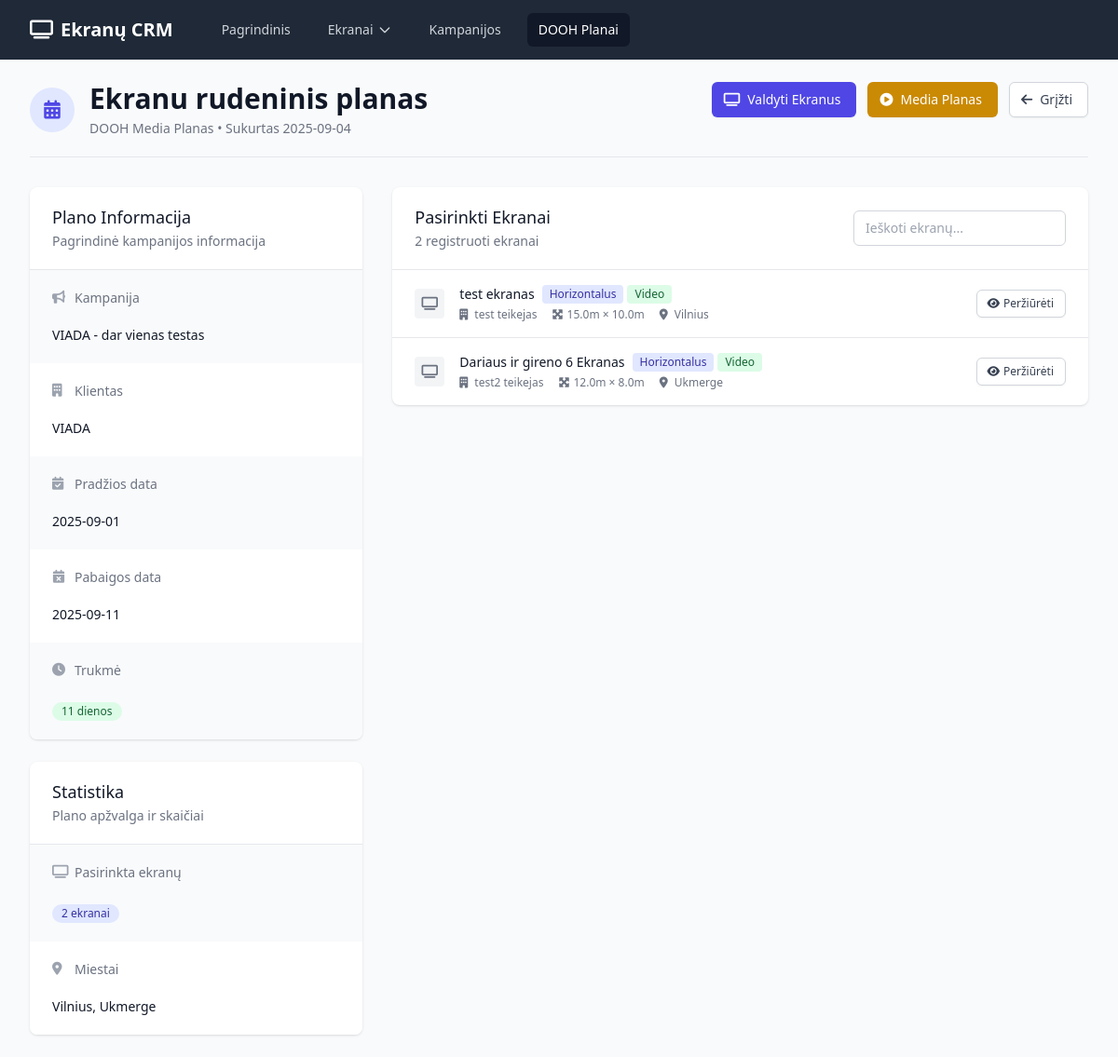
/dooh-plan/1, run on the app's committed database.
### app.py (models this page shows)
class DOOHPlan(db.Model):
    id = db.Column(db.Integer, primary_key=True)
    campaign_id = db.Column(db.Integer, db.ForeignKey('campaign.id'), nullable=False)
    name = db.Column(db.String(100), nullable=False)
    start_date = db.Column(db.Date, nullable=False)
    end_date = db.Column(db.Date, nullable=False)
    created_at = db.Column(db.DateTime, default=datetime.utcnow)
    screen_bookings = db.relationship('ScreenBooking', backref='dooh_plan', lazy=True, cascade='all, delete-orphan')

class Campaign(db.Model):
    id = db.Column(db.Integer, primary_key=True)
    client_id = db.Column(db.Integer, db.ForeignKey('client.id'), nullable=False)
    name = db.Column(db.String(100), nullable=False)
    description = db.Column(db.Text)
    start_date = db.Column(db.Date)
    end_date = db.Column(db.Date)
    budget = db.Column(db.Float)
    created_at = db.Column(db.DateTime, default=datetime.utcnow)
    dooh_plans = db.relationship('DOOHPlan', backref='campaign', lazy=True, cascade='all, delete-orphan')

class Client(db.Model):
    id = db.Column(db.Integer, primary_key=True)
    name = db.Column(db.String(100), nullable=False)
    email = db.Column(db.String(100))
    phone = db.Column(db.String(20))
    contact_person = db.Column(db.String(100))
    company = db.Column(db.String(100))
    created_at = db.Column(db.DateTime, default=datetime.utcnow)
    campaigns = db.relationship('Campaign', backref='client', lazy=True, cascade='all, delete-orphan')

class ScreenBooking(db.Model):
    id = db.Column(db.Integer, primary_key=True)
    dooh_plan_id = db.Column(db.Integer, db.ForeignKey('dooh_plan.id'), nullable=False)
    screen_id = db.Column(db.Integer, db.ForeignKey('screen.id'), nullable=False)
    screen_slots = db.relationship('ScreenSlot', backref='booking', lazy=True, cascade='all, delete-orphan')

class Screen(db.Model):
    id = db.Column(db.Integer, primary_key=True)
    provider_id = db.Column(db.Integer, db.ForeignKey('screen_provider.id'), nullable=False)
    name = db.Column(db.String(100), nullable=False)
    image_path = db.Column(db.String(200))
    position_description = db.Column(db.Text)
    comment = db.Column(db.Text)
    screen_type = db.Column(db.String(50), nullable=False)  # horizontal/vertical
    content_type = db.Column(db.String(50), nullable=False)  # video/static
    width = db.Column(db.Float, nullable=False)  # in meters
    height = db.Column(db.Float, nullable=False)  # in meters
    pixel_width = db.Column(db.Integer)
    pixel_height = db.Column(db.Integer)
    pixel_comment = db.Column(db.Text)
    gps_latitude = db.Column(db.Float)
    gps_longitude = db.Column(db.Float)
    city = db.Column(db.String(100), nullable=False)
    address = db.Column(db.String(200), nullable=False)
    side = db.Column(db.String(10))  # D-right, K-left
    created_at = db.Column(db.DateTime, default=datetime.utcnow)
    pricing_hours = db.relationship('ScreenPricing', backref='screen', lazy=True, cascade='all, delete-orphan')
    bookings = db.relationship('ScreenBooking', backref='screen', lazy=True)

class ScreenProvider(db.Model):
    id = db.Column(db.Integer, primary_key=True)
    name = db.Column(db.String(100), nullable=False)
    email = db.Column(db.String(100))
    phone = db.Column(db.String(20))
    contact_person = db.Column(db.String(100))
    created_at = db.Column(db.DateTime, default=datetime.utcnow)
    screens = db.relationship('Screen', backref='provider', lazy=True, cascade='all, delete-orphan')

### app.py (the view)
@app.route('/dooh-plan/<int:id>')
def dooh_plan_detail(id):
    plan = DOOHPlan.query.get_or_404(id)
    return render_template('dooh_plan_detail.html', plan=plan)

### templates/dooh_plan_detail.html (shortened to what this page needs)
{% extends "base.html" %}
{% block content %}
<div class="pb-5 border-b border-gray-200 mb-8">
    <div class="flex justify-between items-start">
        <div class="flex items-center">
            <div class="h-12 w-12 rounded-full bg-indigo-100 flex items-center justify-center mr-4">
                <i class="fas fa-calendar-alt text-indigo-600 text-xl"></i>
            </div>
            <div>
                <h1 class="text-3xl font-bold text-gray-900">{{ plan.name }}</h1>
                <p class="mt-1 text-sm text-gray-500">
                    DOOH Media Planas • Sukurtas {{ plan.created_at.strftime('%Y-%m-%d') }}
                </p>
            </div>
        </div>
        <div class="flex space-x-3">
            {% if plan.screen_bookings|length == 1 %}
            <a href="{{ url_for('screen_detail', id=plan.screen_bookings[0].screen.id) }}"
               class="inline-flex items-center px-4 py-2 border border-transparent text-sm font-medium rounded-md shadow-sm text-white bg-indigo-600 hover:bg-indigo-700 focus:outline-none focus:ring-2 focus:ring-offset-2 focus:ring-indigo-500">
                <i class="fas fa-tv -ml-1 mr-2"></i>
                Peržiūrėti Ekraną
            </a>
            {% else %}
            <a href="{{ url_for('dooh_plan_screens', id=plan.id) }}"
               class="inline-flex items-center px-4 py-2 border border-transparent text-sm font-medium rounded-md shadow-sm text-white bg-indigo-600 hover:bg-indigo-700 focus:outline-none focus:ring-2 focus:ring-offset-2 focus:ring-indigo-500">
                <i class="fas fa-tv -ml-1 mr-2"></i>
                Valdyti Ekranus
            </a>
            {% endif %}
            <a href="{{ url_for('dooh_plan_media', id=plan.id) }}"
               class="inline-flex items-center px-4 py-2 border border-transparent text-sm font-medium rounded-md shadow-sm text-white bg-yellow-600 hover:bg-yellow-700 focus:outline-none focus:ring-2 focus:ring-offset-2 focus:ring-yellow-500">
                <i class="fas fa-play-circle -ml-1 mr-2"></i>
                Media Planas
            </a>
            <a href="{{ url_for('dooh_plans') }}"
               class="inline-flex items-center px-4 py-2 border border-gray-300 shadow-sm text-sm font-medium rounded-md text-gray-700 bg-white hover:bg-gray-50 focus:outline-none focus:ring-2 focus:ring-offset-2 focus:ring-indigo-500">
                <i class="fas fa-arrow-left -ml-1 mr-2"></i>
                Grįžti
            </a>
        </div>
    </div>
</div>
<div class="grid grid-cols-1 lg:grid-cols-3 gap-8">
    <div class="lg:col-span-1 space-y-6">
        <div class="bg-white shadow overflow-hidden sm:rounded-lg">
            <div class="px-4 py-5 sm:px-6">
                <h3 class="text-lg leading-6 font-medium text-gray-900">Plano Informacija</h3>
                <p class="mt-1 max-w-2xl text-sm text-gray-500">Pagrindinė kampanijos informacija</p>
            </div>
            <div class="border-t border-gray-200">
                <dl>
                    <div class="bg-gray-50 px-4 py-5 sm:grid sm:grid-cols-1 sm:gap-4 sm:px-6">
                        <dt class="text-sm font-medium text-gray-500 flex items-center">
                            <i class="fas fa-bullhorn w-4 h-4 mr-2 text-gray-400"></i>
                            Kampanija
                        </dt>
                        <dd class="mt-1 text-sm text-gray-900">{{ plan.campaign.name }}</dd>
                    </div>
                    <div class="bg-white px-4 py-5 sm:grid sm:grid-cols-1 sm:gap-4 sm:px-6">
                        <dt class="text-sm font-medium text-gray-500 flex items-center">
                            <i class="fas fa-building w-4 h-4 mr-2 text-gray-400"></i>
                            Klientas
                        </dt>
                        <dd class="mt-1 text-sm text-gray-900">{{ plan.campaign.client.name }}</dd>
                    </div>
                    <div class="bg-gray-50 px-4 py-5 sm:grid sm:grid-cols-1 sm:gap-4 sm:px-6">
                        <dt class="text-sm font-medium text-gray-500 flex items-center">
                            <i class="fas fa-calendar-check w-4 h-4 mr-2 text-gray-400"></i>
                            Pradžios data
                        </dt>
                        <dd class="mt-1 text-sm text-gray-900">{{ plan.start_date.strftime('%Y-%m-%d') }}</dd>
                    </div>
                    <div class="bg-white px-4 py-5 sm:grid sm:grid-cols-1 sm:gap-4 sm:px-6">
                        <dt class="text-sm font-medium text-gray-500 flex items-center">
                            <i class="fas fa-calendar-times w-4 h-4 mr-2 text-gray-400"></i>
                            Pabaigos data
                        </dt>
                        <dd class="mt-1 text-sm text-gray-900">{{ plan.end_date.strftime('%Y-%m-%d') }}</dd>
                    </div>
                    <div class="bg-gray-50 px-4 py-5 sm:grid sm:grid-cols-1 sm:gap-4 sm:px-6">
                        <dt class="text-sm font-medium text-gray-500 flex items-center">
                            <i class="fas fa-clock w-4 h-4 mr-2 text-gray-400"></i>
                            Trukmė
                        </dt>
                        <dd class="mt-1">
                            <span class="inline-flex items-center px-2.5 py-0.5 rounded-full text-xs font-medium bg-green-100 text-green-800">
                                {{ (plan.end_date - plan.start_date).days + 1 }} dienos
                            </span>
                        </dd>
                    </div>
                </dl>
            </div>
        </div>
        <div class="bg-white shadow overflow-hidden sm:rounded-lg">
            <div class="px-4 py-5 sm:px-6">
                <h3 class="text-lg leading-6 font-medium text-gray-900">Statistika</h3>
                <p class="mt-1 max-w-2xl text-sm text-gray-500">Plano apžvalga ir skaičiai</p>
            </div>
            <div class="border-t border-gray-200">
                <dl>
                    <div class="bg-gray-50 px-4 py-5 sm:grid sm:grid-cols-1 sm:gap-4 sm:px-6">
                        <dt class="text-sm font-medium text-gray-500 flex items-center">
                            <i class="fas fa-tv w-4 h-4 mr-2 text-gray-400"></i>
                            Pasirinkta ekranų
                        </dt>
                        <dd class="mt-1">
                            <span class="inline-flex items-center px-2.5 py-0.5 rounded-full text-xs font-medium bg-indigo-100 text-indigo-800">
                                {{ plan.screen_bookings|length }} ekranai
                            </span>
                        </dd>
                    </div>
                    {% if plan.screen_bookings %}
                    <div class="bg-white px-4 py-5 sm:grid sm:grid-cols-1 sm:gap-4 sm:px-6">
                        <dt class="text-sm font-medium text-gray-500 flex items-center">
                            <i class="fas fa-map-marker-alt w-4 h-4 mr-2 text-gray-400"></i>
                            Miestai
                        </dt>
                        <dd class="mt-1 text-sm text-gray-900">
                            {% set cities = [] %}
                            {% for booking in plan.screen_bookings %}
                                {% if booking.screen.city not in cities %}
                                    {% set _ = cities.append(booking.screen.city) %}
                                {% endif %}
                            {% endfor %}
                            {{ cities|join(', ') }}
                        </dd>
                    </div>
                    {% endif %}
                </dl>
            </div>
        </div>
    </div>
    <div class="lg:col-span-2">
        <div class="bg-white shadow overflow-hidden sm:rounded-lg">
            <div class="px-4 py-5 sm:px-6">
                <div class="flex justify-between items-center">
                    <div>
                        <h3 class="text-lg leading-6 font-medium text-gray-900">Pasirinkti Ekranai</h3>
                        <p class="mt-1 text-sm text-gray-500">{{ plan.screen_bookings|length }} registruoti ekranai</p>
                    </div>
                    {% if plan.screen_bookings %}
                    <div class="flex items-center space-x-3">
                        <input type="text" id="screenFilter" placeholder="Ieškoti ekranų..."
                               class="px-3 py-2 border border-gray-300 rounded-md text-sm focus:outline-none focus:ring-indigo-500 focus:border-indigo-500">
                    </div>
                    {% endif %}
                </div>
            </div>
            {% if plan.screen_bookings %}
            <div class="border-t border-gray-200">
                <ul class="divide-y divide-gray-200" id="screensList">
                    {% for booking in plan.screen_bookings %}
                    <li class="screen-item hover:bg-gray-50">
                        <div class="px-4 py-4 sm:px-6">
                            <div class="flex items-center justify-between">
                                <div class="flex items-center">
                                    <div class="flex-shrink-0">
                                        <div class="h-8 w-8 rounded bg-gray-100 flex items-center justify-center">
                                            <i class="fas fa-tv text-gray-500 text-sm"></i>
                                        </div>
                                    </div>
                                    <div class="ml-4">
                                        <div class="flex items-center">
                                            <p class="text-sm font-medium text-gray-900 screen-name">{{ booking.screen.name }}</p>
                                            <div class="ml-2 flex space-x-1">
                                                <span class="inline-flex items-center px-2 py-0.5 rounded text-xs font-medium {% if booking.screen.screen_type == 'horizontal' %}bg-indigo-100 text-indigo-800{% else %}bg-gray-100 text-gray-800{% endif %}">
                                                    {{ 'Horizontalus' if booking.screen.screen_type == 'horizontal' else 'Vertikalus' }}
                                                </span>
                                                <span class="inline-flex items-center px-2 py-0.5 rounded text-xs font-medium {% if booking.screen.content_type == 'video' %}bg-green-100 text-green-800{% else %}bg-blue-100 text-blue-800{% endif %}">
                                                    {{ 'Video' if booking.screen.content_type == 'video' else 'Statinis' }}
                                                </span>
                                            </div>
                                        </div>
                                        <div class="mt-1 flex items-center space-x-4">
                                            <div class="flex items-center text-xs text-gray-500">
                                                <i class="fas fa-building w-3 h-3 mr-1"></i>
                                                <span>{{ booking.screen.provider.name }}</span>
                                            </div>
                                            <div class="flex items-center text-xs text-gray-500">
                                                <i class="fas fa-expand-arrows-alt w-3 h-3 mr-1"></i>
                                                <span>{{ booking.screen.width }}m × {{ booking.screen.height }}m</span>
                                            </div>
                                            {% if booking.screen.city %}
                                            <div class="flex items-center text-xs text-gray-500">
                                                <i class="fas fa-map-marker-alt w-3 h-3 mr-1"></i>
                                                <span>{{ booking.screen.city }}</span>
                                            </div>
                                            {% endif %}
                                        </div>
                                    </div>
                                </div>
                                <div class="flex items-center space-x-2">
                                    <a href="{{ url_for('screen_detail', id=booking.screen.id) }}"
                                       class="inline-flex items-center px-3 py-1.5 border border-gray-300 shadow-sm text-xs font-medium rounded-md text-gray-700 bg-white hover:bg-gray-50 focus:outline-none focus:ring-2 focus:ring-offset-2 focus:ring-indigo-500">
                                        <i class="fas fa-eye -ml-0.5 mr-1"></i>
                                        Peržiūrėti
                                    </a>
                                </div>
                            </div>
                        </div>
                    </li>
                    {% endfor %}
                </ul>
            </div>
            {% endif %}
        </div>
    </div>
</div>
{% endblock %}

### data on the page
DOOHPlan: name "Ekranu rudeninis planas", created_at "2025-09-04", start_date "2025-09-01", end_date "2025-09-11", (plan.end_date-plan.start_date).days+1 "11"
Campaign: campaign.name "VIADA - dar vienas testas"
Client: campaign.client.name "VIADA"
ScreenBooking: screen.name "test ekranas", screen.provider.name "test teikejas", screen.width "15.0", screen.height "10.0", screen.city "Vilnius"
Screen: screen_type "Horizontalus", content_type "Video"
ScreenBooking: screen.name "Dariaus ir gireno 6 Ekranas", screen.provider.name "test2 teikejas", screen.width "12.0", screen.height "8.0", screen.city "Ukmerge"
Screen: screen_type "Horizontalus", content_type "Video"

### other printed values
{{ plan.screen_bookings|length }} "2"
{{ cities|join(', ') }} "Vilnius, Ukmerge"
